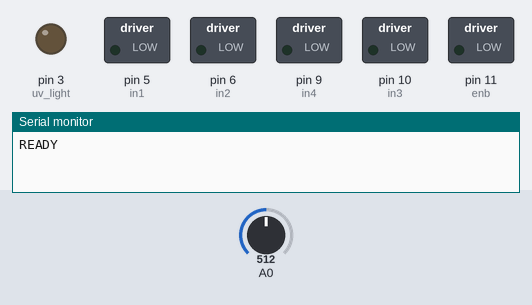
Bench run of a sketch on a simulated Arduino Uno, built with avr-gcc and run on an emulated ATmega328P. Parts: switched loads named in the sketch (green lamp = pin HIGH), output pins drawn as LEDs (lit = HIGH), the last lines printed to the serial monitor. The inputs (shaded band) are chosen by the test bench; at power-on: A0 = 512.

Above: at 2.2 s.
2.3 s: A0 set to 317
3.8 s: A0 set to 301
At 4.4 s:
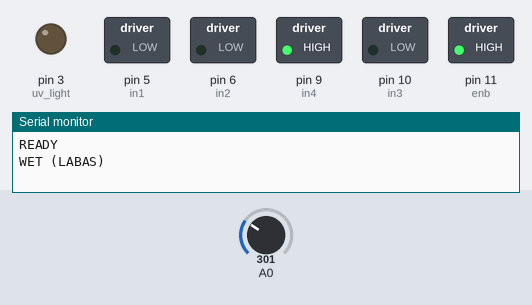
5.3 s: A0 set to 587
8.3 s: A0 set to 607
At 9.0 s:
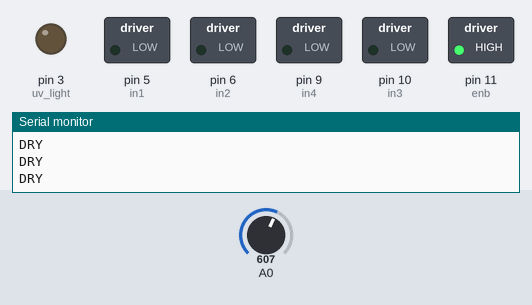
9.8 s: A0 set to 306
At 10.7 s:
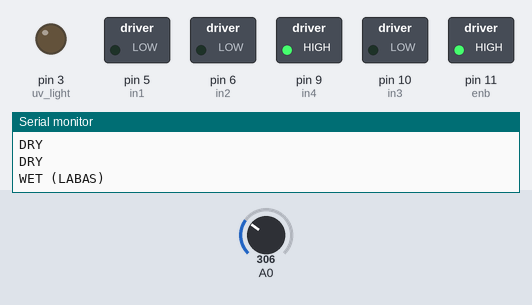
11.3 s: A0 set to 610
At 15.0 s:
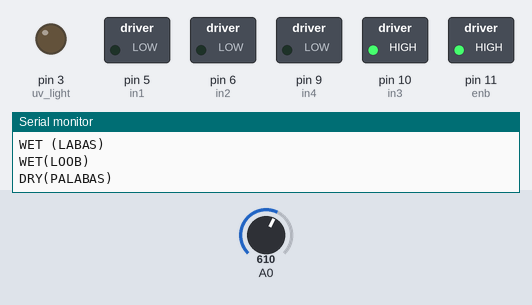
Timing chart, 0 to 19.5 s (numbered marks = the images above; inputs shaded):
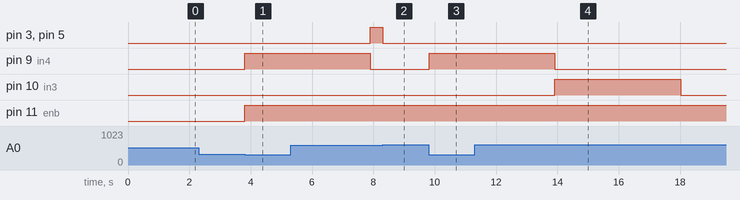

The sketch:

main.ino
```cpp
// DC MOTOR
//IN3 DIGITALPIN 10
//IN4 DIGITALPIN 9
//ENB DIGITAL PIN 11

// FAN
//IN1 DIGITAL 5
//IN2 DIGITAL 6

// RAIN SENSOR DIGITAL 4
// UV LIGHT DIGITAL 3

int in1 = 5;
int in2 = 6;
int in3 = 10;
int in4 = 9;
int enb = 11;

int uv_light = 3;

int rain_sensor = analogRead(A0);

void labas()
{
 analogWrite(enb, 255);
 digitalWrite(in3, HIGH);
 digitalWrite(in4, LOW);

 delay(4100);

 digitalWrite(in3, LOW);
 digitalWrite(in4, LOW);
}

void pasok()
{
 analogWrite(enb, 255);
 digitalWrite(in3, LOW);
 digitalWrite(in4, HIGH);

 delay(4100);

 digitalWrite(in3, LOW);
 digitalWrite(in4, LOW);
}

void fan_on()
{
 digitalWrite(in1, HIGH);
 digitalWrite(in2, LOW);
}

void fan_off()
{
 digitalWrite(in1, LOW);
 digitalWrite(in2, LOW);
}


void setup() {
  // put your setup code here, to run once:
  pinMode(in1, OUTPUT);
  pinMode(in2, OUTPUT);
  pinMode(in3, OUTPUT);
  pinMode(in4, OUTPUT);
  pinMode(enb, OUTPUT);
  pinMode(rain_sensor, INPUT);
  pinMode(uv_light, OUTPUT);
  Serial.begin(9600);
  Serial.println("READY");

  fan_off();
  digitalWrite(uv_light, LOW);

delay(1000);

}

void loop() {

  rain_sensor = analogRead(A0);

  if(rain_sensor > 600) //Dry
  {
    Serial.println("DRY");
    fan_off();
    digitalWrite(uv_light, LOW);
  }

  else if(rain_sensor < 310) //Wet
  {
    Serial.println("WET (LABAS)");
    pasok();
    fan_on();
    digitalWrite(uv_light, HIGH);

    while(rain_sensor < 370)
    {
      rain_sensor = analogRead(A0);
      Serial.println("WET(LOOB)");
      fan_on();
      digitalWrite(uv_light, HIGH);

      if(rain_sensor > 600) //Dry
      {
        Serial.println("DRY(PALABAS)");
        fan_off();
        digitalWrite(uv_light, LOW);
        labas();
        break;
      }
    }
  }
}
```

Measured:
- the behaviour switches between 310 and 309 on A0 (found by bisection; images 0 and 1)
- the behaviour switches between 600 and 601 on A0 (found by bisection; images 1 and 2)
- after the input at 2.3 s, every drawn part: stays the same
- after the input at 3.8 s, pin 9 (in4), pin 11 (enb): LOW → HIGH at once
- after the input at 8.3 s, pin 3 (uv_light), pin 5 (in1): HIGH → LOW at once
- after the input at 9.8 s, pin 9 (in4): LOW → HIGH at once
- after the input at 11.3 s, pin 3 (uv_light), pin 5 (in1): stays LOW (without the input it goes to HIGH after 2.6 s); pin 10 (in3): LOW → HIGH after 2.6 s, → LOW 4.1 s later
